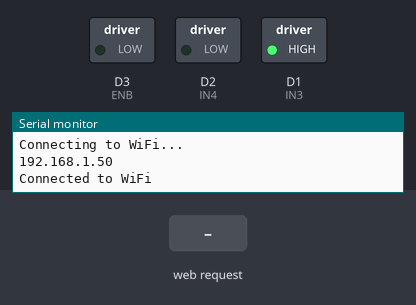
A sketch run on a simulated ESP8266 (NodeMCU). Parts: switched loads named in the sketch (green lamp = pin HIGH), the last lines printed to the serial monitor. Inputs (shaded band) come from the test bench. WiFi joins after 1.5 s; servers stay silent unless stated.

Above: at 3.2 s.
3.3 s: HTTP request GET /receive?state=move received
At 4.0 s:
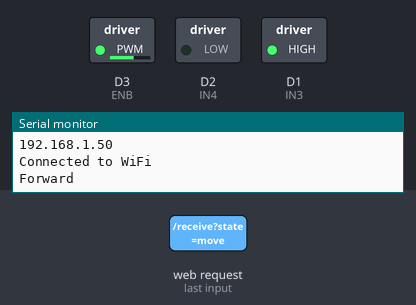
4.8 s: HTTP request GET /receive?state=stop received
At 5.1 s:
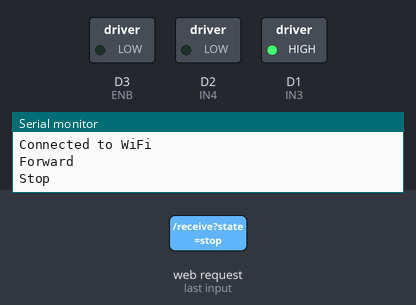
Timing chart, 0 to 7.8 s (numbered marks = the images above; inputs shaded):
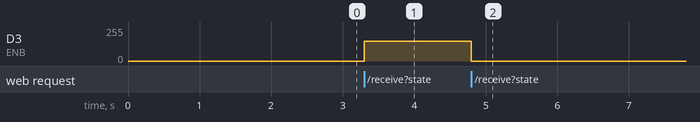

The sketch:

motorControlSketch.ino
```cpp
#include <ESP8266WiFi.h>
#include <ESP8266WebServer.h>

// WiFi credentials
const char* ssid = "wifi_name";
const char* password = "wifi_password";

// Motor control pins
const int IN3 = D1;
const int IN4 = D2;
const int ENB = D3;

// Create an instance of the ESP8266WebServer class on port 80
ESP8266WebServer server(80);

// Handle the root URL ("/") to display a simple web page with JavaScript for control
void handleRoot() {
  //  HTML page with JavaScript for controlling the ESP8266
  String html = "<html><body>";
  html += "<h1>ESP8266 Hiz Kontrol</h1>";
  html += "<p>ileri = 'w'</p>";
  html += "<script>"
          "var keyDown = false;"
          "document.addEventListener('keydown', function(event) {"
          "  if (event.key === 'w' && !keyDown) {"
          "    fetch('/receive?state=move');"
          "    keyDown = true;"
          "  } else if (event.key === 's' && !keyDown) {"
          "    fetch('/receive?state=reset');"
          "    keyDown = false;"
          "  }"
          "});"
          "document.addEventListener('keyup', function(event) {"
          "  if (event.key === 'w') {"
          "    fetch('/receive?state=stop');"
          "    keyDown = false;"
          "  }"
          "});"
          "</script>";
  html += "</body></html>";
  server.send(200, "text/html", html);
}

// Handle the "/receive" URL with the state parameter to control the motor
void handleReceive() {
  // Get the value of the "state" parameter from the URL
  String state = server.arg("state");

  // Check the value of the "state" parameter and control the motor accordingly
  if (state == "move") {
    Serial.println("Forward");
    analogWrite(ENB, 150);
  } else if (state == "stop" || state == "reset") {
    Serial.println("Stop");
    analogWrite(ENB, 0);
  }

  // Redirect back to the root URL ("/")
  server.sendHeader("Location", "/");
  server.send(303);
}

void setup() {
  // Set motor control pins as outputs
  Serial.begin(9600);
  pinMode(IN3, OUTPUT);
  pinMode(IN4, OUTPUT);
  pinMode(ENB, OUTPUT);

  // Set initial motor direction and speed
  digitalWrite(IN3, HIGH);
  digitalWrite(IN4, LOW);
  analogWrite(ENB, 0);

  // Connect to Wi-Fi
  WiFi.begin(ssid, password);
  while (WiFi.status() != WL_CONNECTED) {
    delay(1000);
    Serial.println("Connecting to WiFi...");
  }
  Serial.println(WiFi.localIP());
  Serial.println("Connected to WiFi");

  // Set up HTTP handlers for the server and start the server
  server.on("/", HTTP_GET, handleRoot);
  server.on("/receive", HTTP_GET, handleReceive);
  server.begin();
}

void loop() {
  // Handle incoming client requests
  server.handleClient();
}
```

Measured:
- after the input at 3.3 s, D3 (ENB): 0/255 → 150/255 at once
- after the input at 4.8 s, D3 (ENB): 150/255 → 0/255 at once
